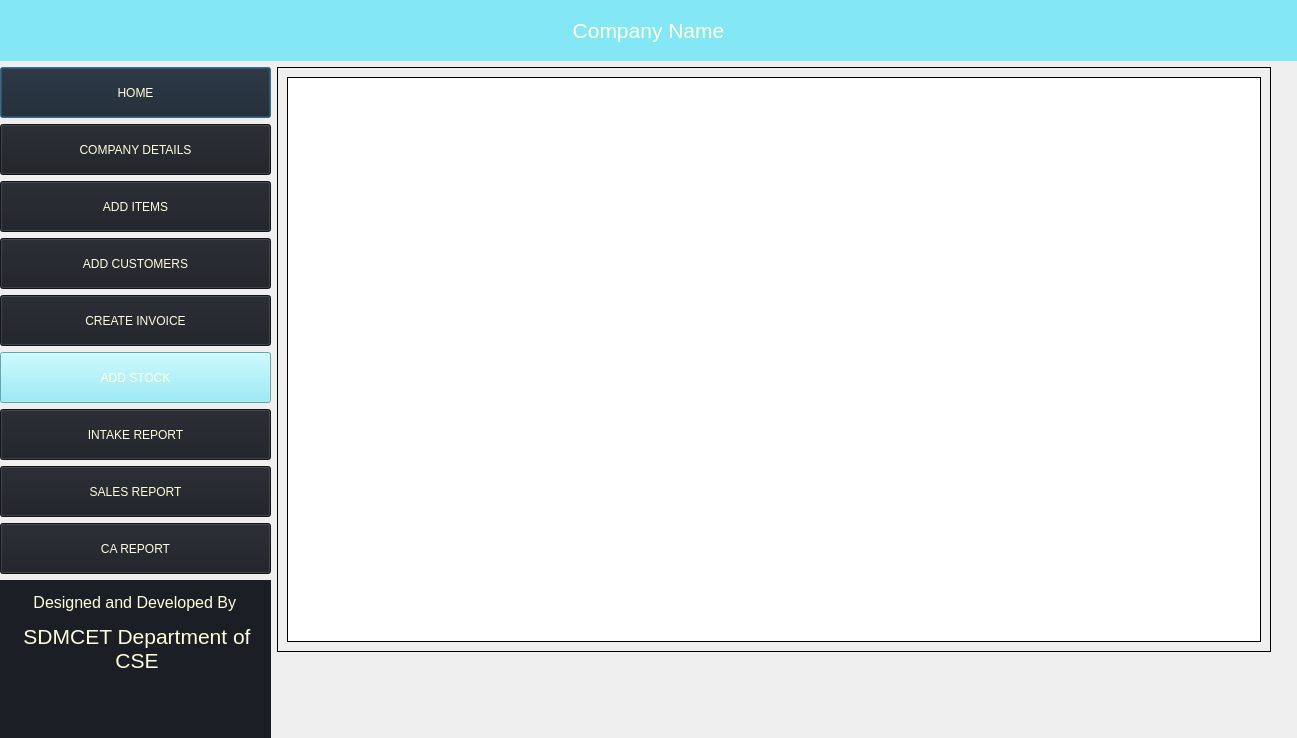
<?xml version="1.0" encoding="UTF-8"?>
<ui version="4.0">
 <class>Dialog</class>
 <widget class="QDialog" name="Dialog">
  <property name="geometry">
   <rect>
    <x>0</x>
    <y>0</y>
    <width>1297</width>
    <height>738</height>
   </rect>
  </property>
  <property name="minimumSize">
   <size>
    <width>800</width>
    <height>600</height>
   </size>
  </property>
  <property name="maximumSize">
   <size>
    <width>4096</width>
    <height>1920</height>
   </size>
  </property>
  <property name="windowTitle">
   <string>Dialog</string>
  </property>
  <layout class="QGridLayout" name="gridLayout_2">
   <property name="leftMargin">
    <number>0</number>
   </property>
   <property name="topMargin">
    <number>0</number>
   </property>
   <property name="rightMargin">
    <number>0</number>
   </property>
   <property name="bottomMargin">
    <number>0</number>
   </property>
   <item row="3" column="2">
    <spacer name="verticalSpacer">
     <property name="orientation">
      <enum>Qt::Vertical</enum>
     </property>
     <property name="sizeType">
      <enum>QSizePolicy::Fixed</enum>
     </property>
     <property name="sizeHint" stdset="0">
      <size>
       <width>20</width>
       <height>80</height>
      </size>
     </property>
    </spacer>
   </item>
   <item row="0" column="0" colspan="3">
    <widget class="QLabel" name="label">
     <property name="minimumSize">
      <size>
       <width>239</width>
       <height>61</height>
      </size>
     </property>
     <property name="maximumSize">
      <size>
       <width>4096</width>
       <height>61</height>
      </size>
     </property>
     <property name="styleSheet">
      <string notr="true">background-color: rgb(132, 231, 245); color: rgb(255, 255, 221)</string>
     </property>
     <property name="text">
      <string>&lt;html&gt;&lt;head/&gt;&lt;body&gt;&lt;p align=&quot;center&quot;&gt;&lt;span style=&quot; font-size:16pt;&quot;&gt;Company Name&lt;/span&gt;&lt;/p&gt;&lt;/body&gt;&lt;/html&gt;</string>
     </property>
    </widget>
   </item>
   <item row="2" column="0" rowspan="2">
    <widget class="QWidget" name="widget_2" native="true">
     <property name="minimumSize">
      <size>
       <width>271</width>
       <height>800</height>
      </size>
     </property>
     <property name="maximumSize">
      <size>
       <width>300</width>
       <height>1920</height>
      </size>
     </property>
     <layout class="QVBoxLayout" name="verticalLayout">
      <property name="leftMargin">
       <number>0</number>
      </property>
      <property name="topMargin">
       <number>0</number>
      </property>
      <property name="rightMargin">
       <number>0</number>
      </property>
      <property name="bottomMargin">
       <number>0</number>
      </property>
      <item>
       <widget class="QPushButton" name="homeBtn">
        <property name="minimumSize">
         <size>
          <width>239</width>
          <height>51</height>
         </size>
        </property>
        <property name="styleSheet">
         <string notr="true">background-color:rgb(27, 30, 36); color: rgb(255, 255, 221)</string>
        </property>
        <property name="text">
         <string>HOME</string>
        </property>
        <property name="icon">
         <iconset theme="home">
          <normaloff>../</normaloff>../</iconset>
        </property>
       </widget>
      </item>
      <item>
       <widget class="QPushButton" name="companyBtn">
        <property name="minimumSize">
         <size>
          <width>239</width>
          <height>51</height>
         </size>
        </property>
        <property name="styleSheet">
         <string notr="true">background-color:rgb(27, 30, 36); color: rgb(255, 255, 221)</string>
        </property>
        <property name="text">
         <string>COMPANY DETAILS</string>
        </property>
       </widget>
      </item>
      <item>
       <widget class="QPushButton" name="addItemsBtn">
        <property name="minimumSize">
         <size>
          <width>239</width>
          <height>51</height>
         </size>
        </property>
        <property name="styleSheet">
         <string notr="true">background-color:  rgb(27, 30, 36); color: rgb(255, 255, 221)</string>
        </property>
        <property name="text">
         <string>ADD ITEMS</string>
        </property>
       </widget>
      </item>
      <item>
       <widget class="QPushButton" name="addCustomersBtn">
        <property name="minimumSize">
         <size>
          <width>239</width>
          <height>51</height>
         </size>
        </property>
        <property name="styleSheet">
         <string notr="true">background-color:  rgb(27, 30, 36); color: rgb(255, 255, 221)</string>
        </property>
        <property name="text">
         <string>ADD CUSTOMERS</string>
        </property>
       </widget>
      </item>
      <item>
       <widget class="QPushButton" name="createInvoiceBtn">
        <property name="minimumSize">
         <size>
          <width>239</width>
          <height>51</height>
         </size>
        </property>
        <property name="styleSheet">
         <string notr="true">background-color:  rgb(27, 30, 36); color: rgb(255, 255, 221)</string>
        </property>
        <property name="text">
         <string>CREATE INVOICE</string>
        </property>
       </widget>
      </item>
      <item>
       <widget class="QPushButton" name="addStockBtn">
        <property name="minimumSize">
         <size>
          <width>239</width>
          <height>51</height>
         </size>
        </property>
        <property name="styleSheet">
         <string notr="true">background-color: rgb(132, 231, 245); color: rgb(255, 255, 221)</string>
        </property>
        <property name="text">
         <string>ADD STOCK</string>
        </property>
       </widget>
      </item>
      <item>
       <widget class="QPushButton" name="stockDetailsBtn">
        <property name="minimumSize">
         <size>
          <width>239</width>
          <height>51</height>
         </size>
        </property>
        <property name="styleSheet">
         <string notr="true">background-color:  rgb(27, 30, 36); color: rgb(255, 255, 221)</string>
        </property>
        <property name="text">
         <string>INTAKE REPORT</string>
        </property>
       </widget>
      </item>
      <item>
       <widget class="QPushButton" name="salesReportBtn">
        <property name="minimumSize">
         <size>
          <width>239</width>
          <height>51</height>
         </size>
        </property>
        <property name="styleSheet">
         <string notr="true">background-color:  rgb(27, 30, 36); color: rgb(255, 255, 221)</string>
        </property>
        <property name="text">
         <string>SALES REPORT</string>
        </property>
       </widget>
      </item>
      <item>
       <widget class="QPushButton" name="caReportBtn">
        <property name="minimumSize">
         <size>
          <width>239</width>
          <height>51</height>
         </size>
        </property>
        <property name="styleSheet">
         <string notr="true">background-color:  rgb(27, 30, 36); color: rgb(255, 255, 221)</string>
        </property>
        <property name="text">
         <string>CA REPORT</string>
        </property>
       </widget>
      </item>
      <item>
       <widget class="QLabel" name="label_2">
        <property name="minimumSize">
         <size>
          <width>239</width>
          <height>200</height>
         </size>
        </property>
        <property name="maximumSize">
         <size>
          <width>16777215</width>
          <height>400</height>
         </size>
        </property>
        <property name="styleSheet">
         <string notr="true">background-color: rgb(27, 30, 36); color: rgb(255, 255, 221);padding-top:10px</string>
        </property>
        <property name="text">
         <string>&lt;html&gt;&lt;head/&gt;&lt;body&gt;&lt;p align=&quot;center&quot;&gt;&lt;span style=&quot; font-size:12pt;&quot;&gt;Designed and Developed By &lt;/span&gt;&lt;/p&gt;&lt;p align=&quot;center&quot;&gt;&lt;span style=&quot; font-size:16pt;&quot;&gt;SDMCET Department of CSE&lt;/span&gt;&lt;/p&gt;&lt;/body&gt;&lt;/html&gt;</string>
        </property>
        <property name="scaledContents">
         <bool>true</bool>
        </property>
        <property name="alignment">
         <set>Qt::AlignLeading|Qt::AlignLeft|Qt::AlignTop</set>
        </property>
        <property name="wordWrap">
         <bool>true</bool>
        </property>
       </widget>
      </item>
     </layout>
    </widget>
   </item>
   <item row="2" column="1">
    <widget class="QFrame" name="frame">
     <property name="styleSheet">
      <string notr="true">border: 1px solid</string>
     </property>
     <property name="frameShape">
      <enum>QFrame::StyledPanel</enum>
     </property>
     <property name="frameShadow">
      <enum>QFrame::Raised</enum>
     </property>
     <layout class="QGridLayout" name="gridLayout">
      <item row="0" column="0">
       <widget class="QTableWidget" name="tableView">
        <property name="minimumSize">
         <size>
          <width>711</width>
          <height>471</height>
         </size>
        </property>
        <property name="sortingEnabled">
         <bool>true</bool>
        </property>
       </widget>
      </item>
     </layout>
    </widget>
   </item>
  </layout>
  <zorder>widget_2</zorder>
  <zorder>label</zorder>
  <zorder>verticalSpacer</zorder>
  <zorder>frame</zorder>
 </widget>
 <tabstops>
  <tabstop>homeBtn</tabstop>
  <tabstop>companyBtn</tabstop>
  <tabstop>addItemsBtn</tabstop>
  <tabstop>createInvoiceBtn</tabstop>
  <tabstop>addStockBtn</tabstop>
 </tabstops>
 <resources>
  <include location="logo.qrc"/>
 </resources>
 <connections/>
</ui>
